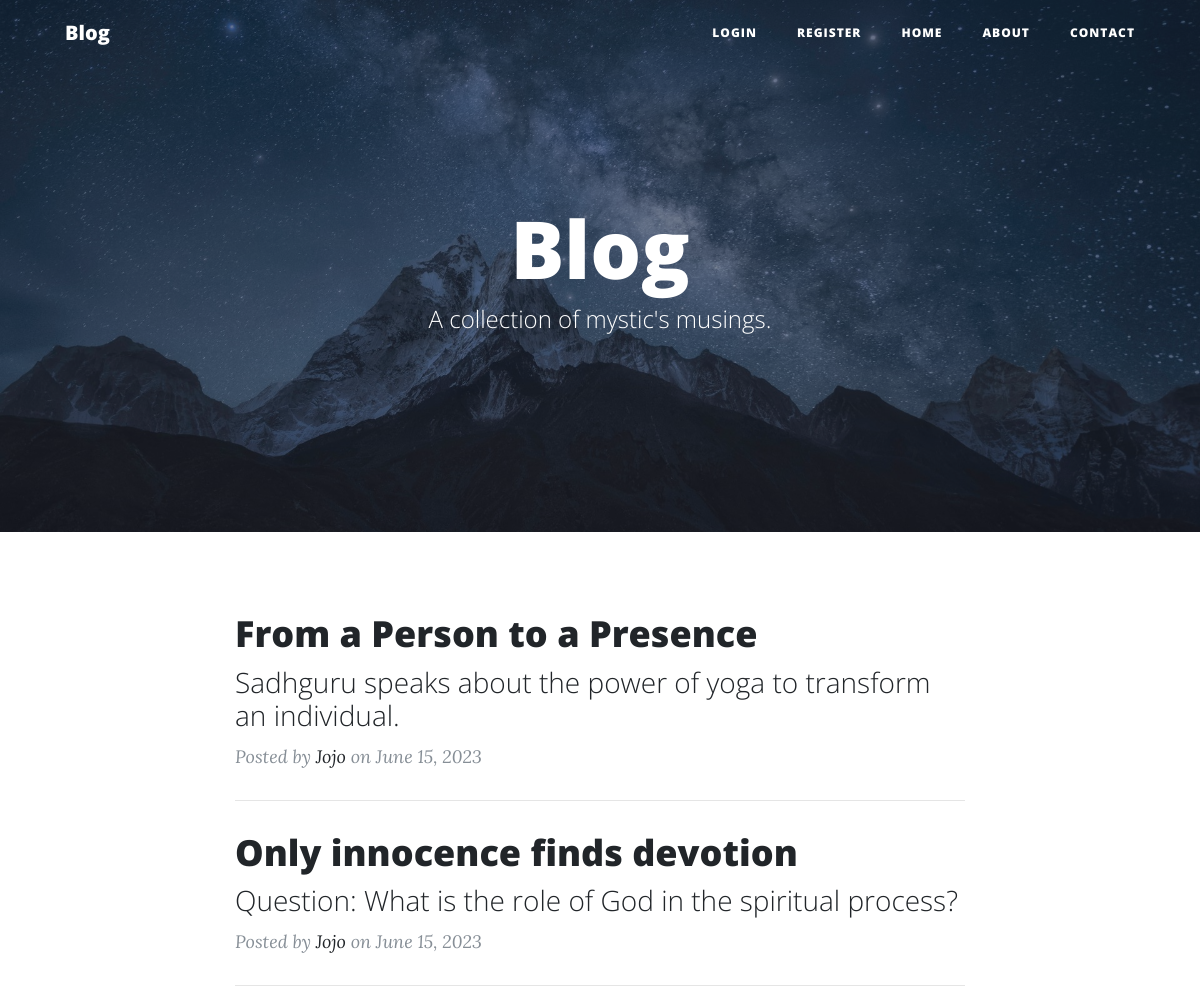
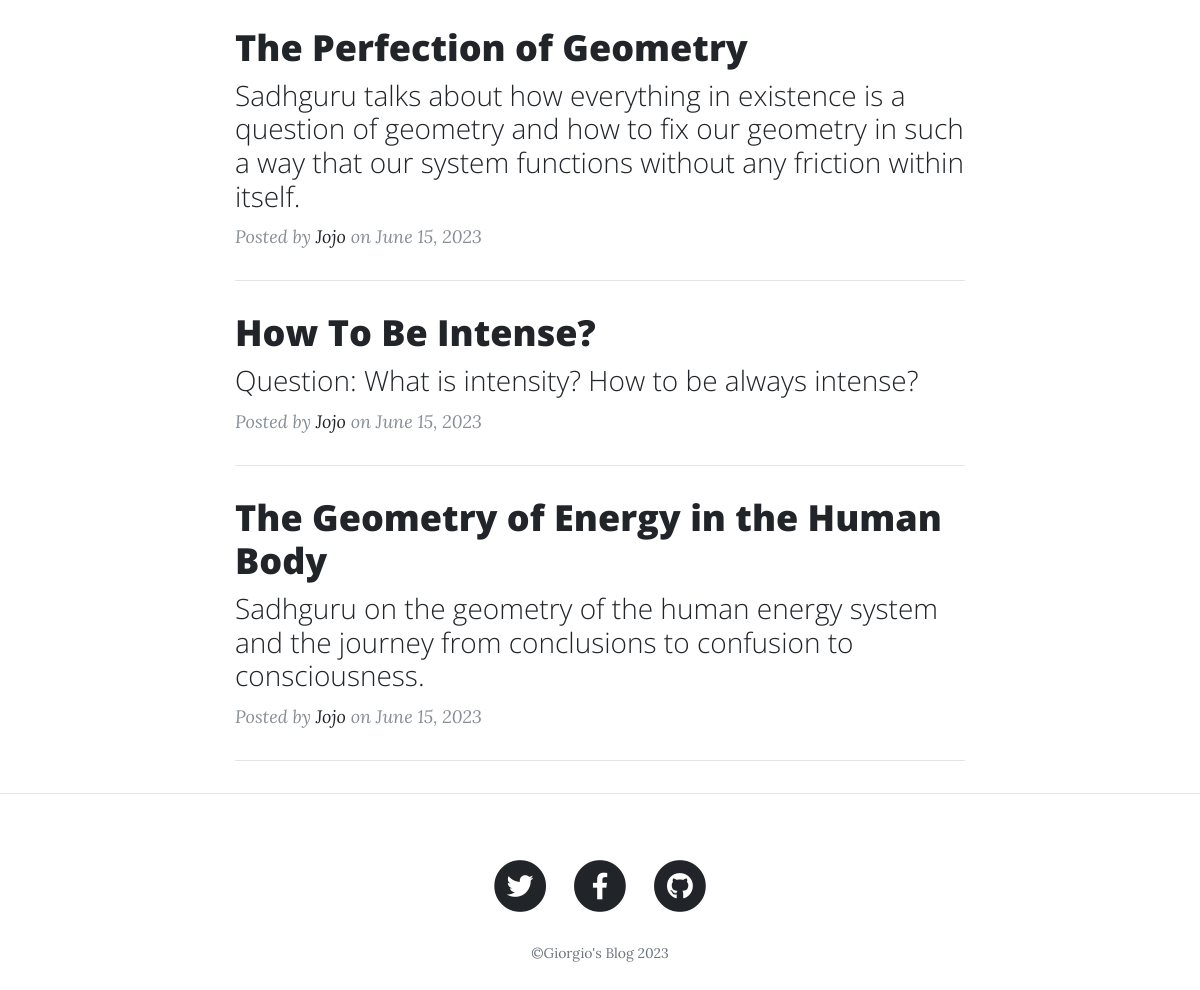
The page / on the database its author committed (2 pictures, top to bottom).
### main.py (models this page shows, shortened)
class BlogPost(db.Model):
    __tablename__ = "blog_posts"
    id = db.Column(db.Integer, primary_key=True)
    author_id = db.Column(db.Integer, db.ForeignKey('users.id'))
    author = relationship('User', back_populates='posts')
    title = db.Column(db.String(250), unique=True, nullable=False)
    subtitle = db.Column(db.String(250), nullable=False)
    date = db.Column(db.String(250), nullable=False)
    body = db.Column(db.Text, nullable=False)
    img_url = db.Column(db.String(250), nullable=False)
    comments = relationship('Comment', back_populates='parent_post')

class User(db.Model, UserMixin):
    __tablename__ = "users"
    id = db.Column(db.Integer, primary_key=True)
    email = db.Column(db.String(100), unique=True)
    password = db.Column(db.String(100))
    name = db.Column(db.String(100))
    posts = relationship('BlogPost', back_populates='author')
    comments = relationship('Comment', back_populates='comment_author')

### main.py (the view)
@app.route('/')
def home():
    posts = BlogPost.query.all()
    today = dt.today()
    return render_template("index.html", all_posts=posts, year=today.year)

### templates/index.html (shortened to what this page needs)
{% include "header.html" %}
  <header class="masthead" style="background-image: url('static/img/ama_dablam.jpg')">
    <div class="overlay"></div>
    <div class="container">
      <div class="row">
        <div class="col-lg-8 col-md-10 mx-auto">
          <div class="site-heading">
            <h1>Blog</h1>
            <span class="subheading">A collection of mystic's musings.</span>
          </div>
        </div>
      </div>
    </div>
  </header>
  <div class="container">
    <div class="row">
      <div class="col-lg-8 col-md-10 mx-auto">
        {% for post in all_posts %}
        <div class="post-preview">
          <a href="{{ url_for('show_post', post_id=post.id) }}">
            <h2 class="post-title">
              {{post.title}}
            </h2>
            <h3 class="post-subtitle">
              {{post.subtitle}}
            </h3>
          </a>
          <p class="post-meta">Posted by
            <a href="#">{{post.author.name}}</a>
            on {{post.date}}
          </p>
        </div>
        <hr>
        {% endfor %}
      </div>
    </div>
  </div>
  <hr>
{% include "footer.html" %}

### templates/header.html (shortened to what this page needs)
<!DOCTYPE html>
<html lang="en">
<head>
  <link href="{{ url_for('static', filename='vendor/bootstrap/css/bootstrap.min.css') }}" rel="stylesheet">
  <link href="{{ url_for('static', filename='vendor/fontawesome-free/css/all.min.css')}}" rel="stylesheet" type="text/css">
  <link href="{{ url_for('static', filename='css/clean-blog.min.css')}}" rel="stylesheet">
</head>
<body>
  <nav class="navbar navbar-expand-lg navbar-light fixed-top" id="mainNav">
    <div class="container">
         {%if current_user.is_authenticated%}
      <a class="navbar-brand" href="{{url_for('home')}}">Hello {{current_user.name.title()}}!</a>
       {%else%}
      <a class="navbar-brand" href="{{url_for('home')}}">Blog</a>
      {% endif%}
      <div class="collapse navbar-collapse" id="navbarResponsive">
        <ul class="navbar-nav ml-auto">
          {% if current_user.is_authenticated %}
          <li class="nav-item">
            <a class="nav-link" href="{{ url_for('home') }}">Home</a>
          </li>
          <li class="nav-item">
            <a class="nav-link" href="{{ url_for('about') }}">About</a>
          </li>
          <li class="nav-item">
            <a class="nav-link" href="{{ url_for('contact') }}">Contact</a>
          </li>
           <li class="nav-item">
            <a class="nav-link" href="{{ url_for('logout') }}">Log Out</a>
          </li>
          {%else%}
          <li class="nav-item">
            <a class="nav-link" href="{{ url_for('login') }}">Login</a>
          </li>
          <li class="nav-item">
            <a class="nav-link" href="{{ url_for('register') }}">Register</a>
          </li>
          <li class="nav-item">
            <a class="nav-link" href="{{ url_for('home') }}">Home</a>
          </li>
          <li class="nav-item">
            <a class="nav-link" href="{{ url_for('about') }}">About</a>
          </li>
          <li class="nav-item">
            <a class="nav-link" href="{{ url_for('contact') }}">Contact</a>
          </li>
          {%endif%}
        </ul>
      </div>
    </div>
  </nav>

### templates/footer.html (shortened to what this page needs)
  <footer>
    <div class="container">
      <div class="row">
        <div class="col-lg-8 col-md-10 mx-auto">
          <ul class="list-inline text-center">
            <li class="list-inline-item">
              <a href="#">
                <span class="fa-stack fa-lg">
                  <i class="fas fa-circle fa-stack-2x"></i>
                  <i class="fab fa-twitter fa-stack-1x fa-inverse"></i>
                </span>
              </a>
            </li>
            <li class="list-inline-item">
              <a href="#">
                <span class="fa-stack fa-lg">
                  <i class="fas fa-circle fa-stack-2x"></i>
                  <i class="fab fa-facebook-f fa-stack-1x fa-inverse"></i>
                </span>
              </a>
            </li>
            <li class="list-inline-item">
              <a href="#">
                <span class="fa-stack fa-lg">
                  <i class="fas fa-circle fa-stack-2x"></i>
                  <i class="fab fa-github fa-stack-1x fa-inverse"></i>
                </span>
              </a>
            </li>
          </ul>
          <p class="copyright text-muted">&copy;Giorgio's Blog {{year}}</p>
        </div>
      </div>
    </div>
  </footer>
</body>
</html>

### rows shown on the page
BlogPost: title "From a Person to a Presence", subtitle "Sadhguru speaks about the power of yoga to transform an individual.", author.name "Jojo", date "June 15, 2023"
BlogPost: title "Only innocence finds devotion", subtitle "Question: What is the role of God in the spiritual process?", author.name "Jojo", date "June 15, 2023"
BlogPost: title "The Perfection of Geometry", subtitle "Sadhguru talks about how everything in existence is a question of geometry and how to fix our geometry in such a way that our system functions without any friction within itself.", author.name "Jojo", date "June 15, 2023"
BlogPost: title "How To Be Intense?", subtitle "Question: What is intensity? How to be always intense?", author.name "Jojo", date "June 15, 2023"
BlogPost: title "The Geometry of Energy in the Human Body", subtitle "Sadhguru on the geometry of the human energy system and the journey from conclusions to confusion to consciousness.", author.name "Jojo", date "June 15, 2023"
